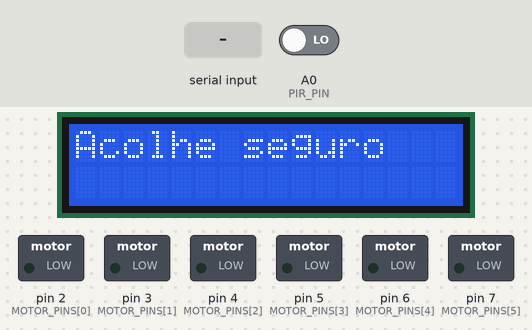
Recording of a sketch running on a simulated Arduino Uno, built with avr-gcc and run on an emulated ATmega328P. Shown: 16×2 character LCD, switched loads named in the sketch (green lamp = pin HIGH). The test bench sets the inputs (shaded band); at power-on: A0 (PIR_PIN) LOW. What the sketch prints to the serial monitor is not drawn.

Above: at 1.2 s.
1.3 s: "y" received over Serial
At 1.6 s:
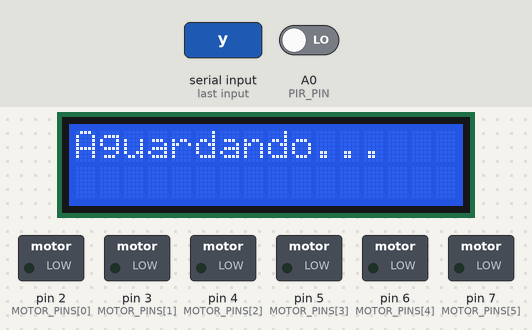
2.8 s: "?" received over Serial
4.3 s: "p" received over Serial
Timing chart, 0 to 7.3 s (numbered marks = the images above; inputs shaded):
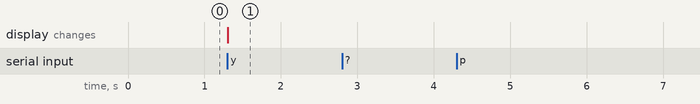

Measured:
- after the input at 1.3 s, the display: changes at once (image 1)
- after the input at 2.8 s, every drawn part: stays the same
- after the input at 4.3 s, every drawn part: stays the same

The sketch:

acolhe_safe.ino
```cpp
/* Acolhe experimental Uno + L298N + LCD1602 + PIR A0.
 * SOURCE ONLY: NOT uploaded or physically validated.
 * Motors are ALWAYS disabled in this reference firmware.
 * Protocol at 9600: ? status, p presence, y correct, n retry, x stop.
 * ACK describes logic only, never proof of physical output.
 */
#include <LiquidCrystal.h>
LiquidCrystal lcd(8, 9, 10, 11, 12, 13);
const uint8_t PIR_PIN = A0;
const uint8_t MOTOR_PINS[] = {2, 3, 4, 5, 6, 7};
void stopMotors() {
  for (uint8_t i = 0; i < 6; ++i) digitalWrite(MOTOR_PINS[i], LOW);
}
void setup() {
  for (uint8_t i = 0; i < 6; ++i) pinMode(MOTOR_PINS[i], OUTPUT);
  stopMotors();
  pinMode(PIR_PIN, INPUT);
  Serial.begin(9600);
  lcd.begin(16, 2);
  lcd.print("Acolhe seguro");
}
void loop() {
  stopMotors();
  if (!Serial.available()) return;
  const char cmd = Serial.read();
  const bool present = digitalRead(PIR_PIN) == HIGH;
  if (cmd == '?') Serial.println(F("ACOLHE_SAFE_V1 MOTORS_DISABLED"));
  else if (cmd == 'p') Serial.println(present ? F("PRESENT=1") : F("PRESENT=0"));
  else if (cmd == 'x') { stopMotors(); Serial.println(F("STOPPED")); }
  else if (cmd == 'y' || cmd == 'n') {
    lcd.clear();
    lcd.print(present ? (cmd == 'y' ? "Muito bem!" : "Vamos tentar!") : "Aguardando...");
    Serial.println(F("ACK_LOGIC_ONLY MOTORS_DISABLED"));
  } else Serial.println(F("ERR_COMMAND"));
}
```
